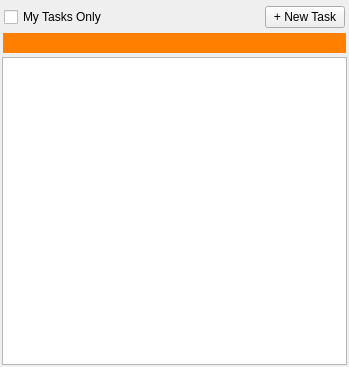
<?xml version="1.0" encoding="UTF-8"?>
<ui version="4.0">
 <class>EntityTreeForm</class>
 <widget class="QWidget" name="EntityTreeForm">
  <property name="geometry">
   <rect>
    <x>0</x>
    <y>0</y>
    <width>349</width>
    <height>367</height>
   </rect>
  </property>
  <property name="windowTitle">
   <string>Form</string>
  </property>
  <layout class="QVBoxLayout" name="verticalLayout" stretch="0,0,1">
   <property name="spacing">
    <number>4</number>
   </property>
   <property name="leftMargin">
    <number>2</number>
   </property>
   <property name="topMargin">
    <number>6</number>
   </property>
   <property name="rightMargin">
    <number>2</number>
   </property>
   <property name="bottomMargin">
    <number>2</number>
   </property>
   <item>
    <layout class="QHBoxLayout" name="horizontalLayout">
     <property name="leftMargin">
      <number>2</number>
     </property>
     <property name="rightMargin">
      <number>2</number>
     </property>
     <property name="bottomMargin">
      <number>1</number>
     </property>
     <item>
      <widget class="QCheckBox" name="my_tasks_cb">
       <property name="text">
        <string>My Tasks Only</string>
       </property>
      </widget>
     </item>
     <item>
      <spacer name="horizontalSpacer">
       <property name="orientation">
        <enum>Qt::Horizontal</enum>
       </property>
       <property name="sizeHint" stdset="0">
        <size>
         <width>40</width>
         <height>20</height>
        </size>
       </property>
      </spacer>
     </item>
     <item>
      <widget class="QPushButton" name="new_task_btn">
       <property name="text">
        <string>+ New Task</string>
       </property>
      </widget>
     </item>
    </layout>
   </item>
   <item>
    <layout class="QHBoxLayout" name="horizontalLayout_2">
     <property name="leftMargin">
      <number>1</number>
     </property>
     <property name="rightMargin">
      <number>1</number>
     </property>
     <item>
      <widget class="SearchWidget" name="search_ctrl" native="true">
       <property name="minimumSize">
        <size>
         <width>0</width>
         <height>20</height>
        </size>
       </property>
       <property name="styleSheet">
        <string notr="true">#search_ctrl {
background-color: rgb(255, 128, 0);
}</string>
       </property>
      </widget>
     </item>
    </layout>
   </item>
   <item>
    <widget class="QTreeView" name="entity_tree">
     <property name="styleSheet">
      <string notr="true">QTreeView::item {
padding: 2px;
}

QTreeView::branch:has-children:!has-siblings:closed,
QTreeView::branch:closed:has-children:has-siblings  {
        border-image: none;
		image: url(:/tk-multi-workfiles/tree_arrow_collapsed.png);
}
 
QTreeView::branch:open:has-children:!has-siblings,
QTreeView::branch:open:has-children:has-siblings   {
        border-image: none;
		image: url(:/tk-multi-workfiles/tree_arrow_expanded.png);
}</string>
     </property>
     <property name="editTriggers">
      <set>QAbstractItemView::NoEditTriggers</set>
     </property>
     <property name="showDropIndicator" stdset="0">
      <bool>false</bool>
     </property>
     <property name="iconSize">
      <size>
       <width>20</width>
       <height>20</height>
      </size>
     </property>
     <attribute name="headerVisible">
      <bool>false</bool>
     </attribute>
    </widget>
   </item>
  </layout>
 </widget>
 <customwidgets>
  <customwidget>
   <class>SearchWidget</class>
   <extends>QWidget</extends>
   <header>..search_widget</header>
   <container>1</container>
  </customwidget>
 </customwidgets>
 <resources>
  <include location="resources.qrc"/>
 </resources>
 <connections/>
</ui>
